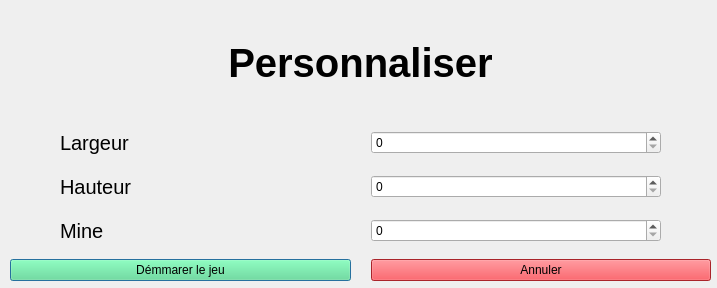
<?xml version="1.0" encoding="UTF-8"?>
<ui version="4.0">
 <class>CustomDifficultyDialog</class>
 <widget class="QDialog" name="CustomDifficultyDialog">
  <property name="geometry">
   <rect>
    <x>0</x>
    <y>0</y>
    <width>717</width>
    <height>288</height>
   </rect>
  </property>
  <property name="windowTitle">
   <string>Démineur</string>
  </property>
  <widget class="QWidget" name="verticalLayoutWidget">
   <property name="geometry">
    <rect>
     <x>10</x>
     <y>10</y>
     <width>701</width>
     <height>271</height>
    </rect>
   </property>
   <layout class="QVBoxLayout" name="verticalLayout_2">
    <item>
     <widget class="QLabel" name="label">
      <property name="font">
       <font>
        <pointsize>30</pointsize>
        <bold>true</bold>
       </font>
      </property>
      <property name="text">
       <string>Personnaliser</string>
      </property>
      <property name="alignment">
       <set>Qt::AlignCenter</set>
      </property>
     </widget>
    </item>
    <item>
     <layout class="QGridLayout" name="gridLayout">
      <property name="leftMargin">
       <number>50</number>
      </property>
      <property name="topMargin">
       <number>10</number>
      </property>
      <property name="rightMargin">
       <number>50</number>
      </property>
      <property name="bottomMargin">
       <number>10</number>
      </property>
      <property name="spacing">
       <number>20</number>
      </property>
      <item row="1" column="0">
       <widget class="QLabel" name="label_3">
        <property name="font">
         <font>
          <pointsize>15</pointsize>
         </font>
        </property>
        <property name="text">
         <string>Hauteur</string>
        </property>
       </widget>
      </item>
      <item row="0" column="0">
       <widget class="QLabel" name="label_2">
        <property name="font">
         <font>
          <pointsize>15</pointsize>
         </font>
        </property>
        <property name="text">
         <string>Largeur</string>
        </property>
       </widget>
      </item>
      <item row="2" column="0">
       <widget class="QLabel" name="label_4">
        <property name="font">
         <font>
          <pointsize>15</pointsize>
         </font>
        </property>
        <property name="text">
         <string>Mine</string>
        </property>
       </widget>
      </item>
      <item row="2" column="1">
       <widget class="QSpinBox" name="pourcentage_input"/>
      </item>
      <item row="0" column="1">
       <widget class="QSpinBox" name="largeur_input"/>
      </item>
      <item row="1" column="1">
       <widget class="QSpinBox" name="hauteur_input"/>
      </item>
     </layout>
    </item>
    <item>
     <layout class="QHBoxLayout" name="horizontalLayout_2">
      <property name="spacing">
       <number>20</number>
      </property>
      <item>
       <widget class="QPushButton" name="validateButton">
        <property name="styleSheet">
         <string notr="true">
QPushButton { background-color: rgb(87, 227, 137); }
</string>
        </property>
        <property name="text">
         <string>Démmarer le jeu</string>
        </property>
       </widget>
      </item>
      <item>
       <widget class="QPushButton" name="cancelButton">
        <property name="styleSheet">
         <string notr="true">QPushButton { background-color:rgb(237, 51, 59); }
</string>
        </property>
        <property name="text">
         <string>Annuler</string>
        </property>
       </widget>
      </item>
     </layout>
    </item>
   </layout>
  </widget>
 </widget>
 <resources/>
 <connections/>
</ui>
